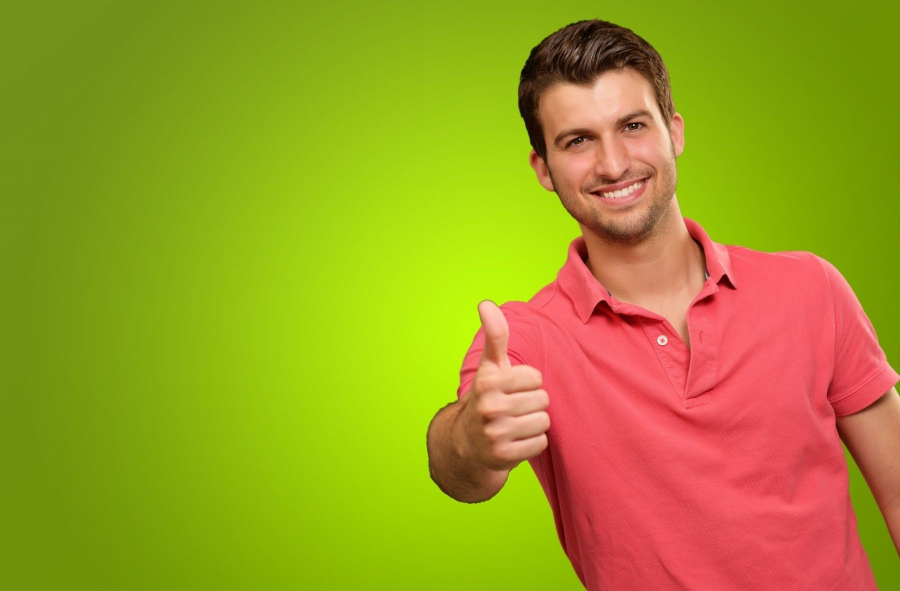
#> input picture PMMP_Lab2/image.jpg, 1800 x 1182 px (shown at 1/2 size)
$ python main.py
#> lines starting #> are read from the running program, lines starting #| are printed output that depends on the picture; after the words box and inside, x2 and y2 are one past the last pixel; in counts of white or black regions, pixels touching at a corner belong together
import cv2
import numpy as np


class MyOpenCv:
    def __init__(self):
        self.file_path = "image.jpg"
        self.image = cv2.imread(self.file_path)
#> self.image is the input picture: shape (1182, 1800, 3); mean B, G, R 35, 153.2, 158.5

    def save_image(self, image, file_path):
        if image is None:
            image = self.image
        if self.image is None:
            print("[ERROR] No image to save. Use load_image() to load an image first.")
            return
        cv2.imwrite(file_path, image)
        print(f"[OK] Image saved as {file_path}")

    def show_image(self, image, width=600, height=600, window_name="Loaded image"):
#> called with width = 600, height = 600, window_name = 'Loaded image'
        if image is None:
            image = self.image
        if self.image is None:
            print("[ERROR] No image loaded. Use load_image() to load an image.")
            return
        image_resized = cv2.resize(image, (width, height), interpolation=cv2.INTER_AREA)
        cv2.imshow(window_name, image_resized)
        cv2.waitKey(0)
        cv2.destroyAllWindows()

    def apply_linear_filter(self, kernel):
        result_image = cv2.filter2D(self.image, -1, kernel)
        return result_image

    def apply_blur(self, method="blur", kernel_size=5):
#> called with method = 'blur', kernel_size = 11
        if self.image is None:
            print("[ERROR] No image loaded. Use load_image() to load an image.")
            return None
        if method == "blur":
            result_image = cv2.blur(self.image, (kernel_size, kernel_size))
        elif method == "GaussianBlur":
            result_image = cv2.GaussianBlur(self.image, (kernel_size, kernel_size), 0)
        elif method == "medianBlur":
            result_image = cv2.medianBlur(self.image, kernel_size)
        else:
            print("[ERROR] Invalid blur method.")
            return None
        return result_image

    def apply_threshold(self, threshold=127, max_val=255, thresh_type=cv2.THRESH_BINARY):
#> called with threshold = 127, max_val = 255, thresh_type = 0
        gray_image = cv2.cvtColor(self.image, cv2.COLOR_BGR2GRAY)
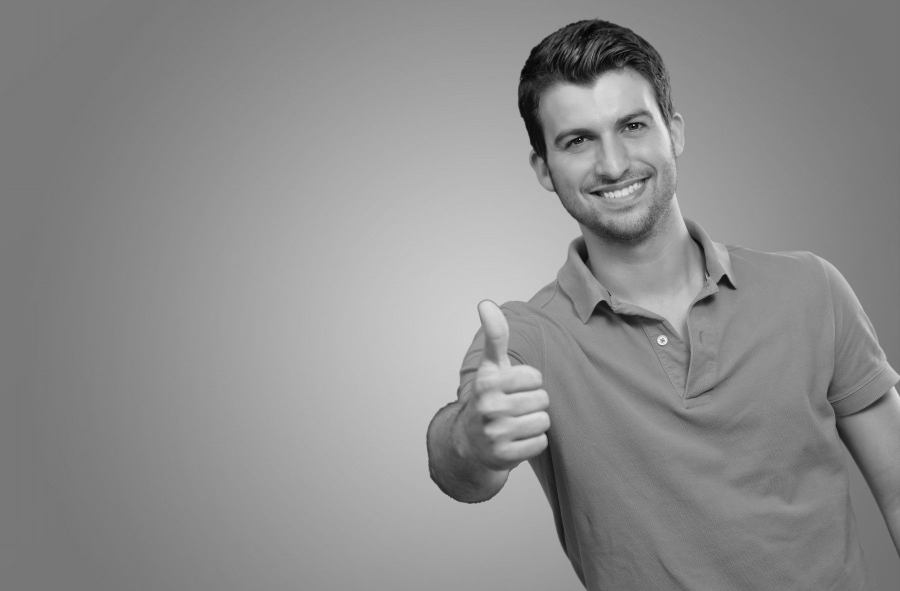
#> gray_image: shape (1182, 1800) (shown at 1/2 size); min 1, max 253, mean 141.3
        _, binary_image = cv2.threshold(gray_image, threshold, max_val, thresh_type)
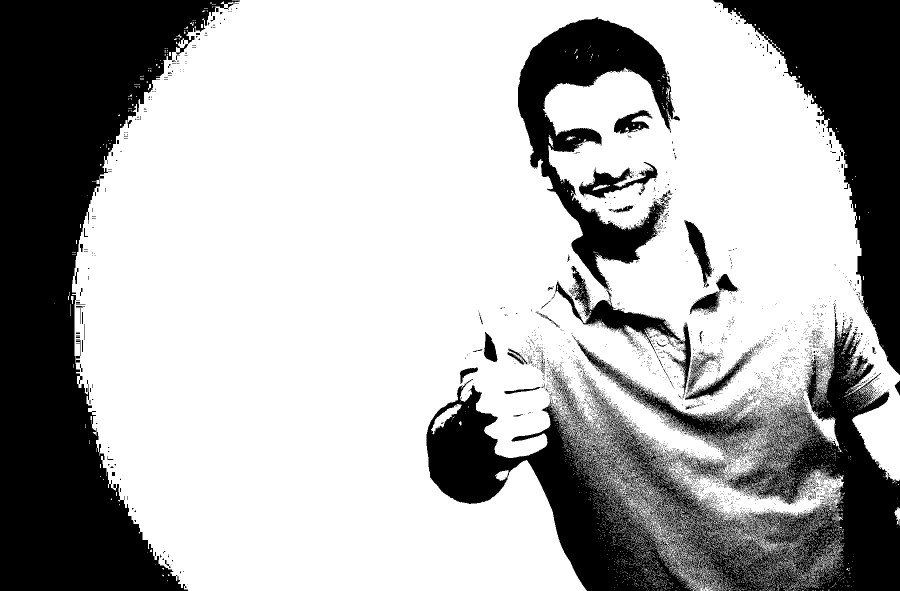
#> binary_image: shape (1182, 1800) (shown at 1/2 size); 68.3% white; 4267 black regions (4173 under 20 px), largest, box (x1, y1, x2, y2) and area: (0, 0, 480, 1182) 275021, (853, 636, 1800, 1182) 205645, (1427, 0, 1800, 750) 99676
        return binary_image

    def apply_erosion(self, kernel_size=5):
#> called with kernel_size = 5
        binary_image = self.apply_threshold()
        kernel = np.ones((kernel_size, kernel_size), np.uint8)
        result_image = cv2.erode(binary_image, kernel, iterations=1)
#> result_image: shape (1182, 1800); 60.7% white; 158 black regions, largest, box (x1, y1, x2, y2) and area: (851, 598, 1800, 1182) 319228, (0, 0, 482, 1182) 286133, (1425, 0, 1800, 752) 104671
        return result_image

    def apply_dilation(self, kernel_size=5):
#> called with kernel_size = 5
        binary_image = self.apply_threshold()
        kernel = np.ones((kernel_size, kernel_size), np.uint8)
        result_image = cv2.dilate(binary_image, kernel, iterations=1)
#> result_image: shape (1182, 1800); 76.3% white; 246 black regions (196 under 20 px), largest, box (x1, y1, x2, y2) and area: (0, 0, 462, 1182) 266085, (1430, 0, 1800, 746) 95597, (1038, 39, 1337, 568) 46738
        return result_image

    def apply_opening(self, kernel_size=5):
#> called with kernel_size = 5
        binary_image = self.apply_threshold()
        kernel = np.ones((kernel_size, kernel_size), np.uint8)
        result_image = cv2.morphologyEx(binary_image, cv2.MORPH_OPEN, kernel)
#> result_image: shape (1182, 1800); 63.6% white; 347 black regions (282 under 20 px), largest, box (x1, y1, x2, y2) and area: (853, 602, 1800, 1182) 296621, (0, 0, 480, 1182) 279273, (1427, 0, 1800, 750) 100745
        return result_image

    def apply_closing(self, kernel_size=5):
#> called with kernel_size = 5
        binary_image = self.apply_threshold()
        kernel = np.ones((kernel_size, kernel_size), np.uint8)
        result_image = cv2.morphologyEx(binary_image, cv2.MORPH_CLOSE, kernel)
#> result_image: shape (1182, 1800); 74.1% white; 126 black regions, largest, box (x1, y1, x2, y2) and area: (0, 0, 464, 1182) 272481, (1428, 0, 1800, 748) 98702, (853, 772, 1292, 1182) 54708
        return result_image

    def apply_gradient(self, kernel_size=5):
#> called with kernel_size = 5
        binary_image = self.apply_threshold()
        kernel = np.ones((kernel_size, kernel_size), np.uint8)
        result_image = cv2.morphologyEx(binary_image, cv2.MORPH_GRADIENT, kernel)
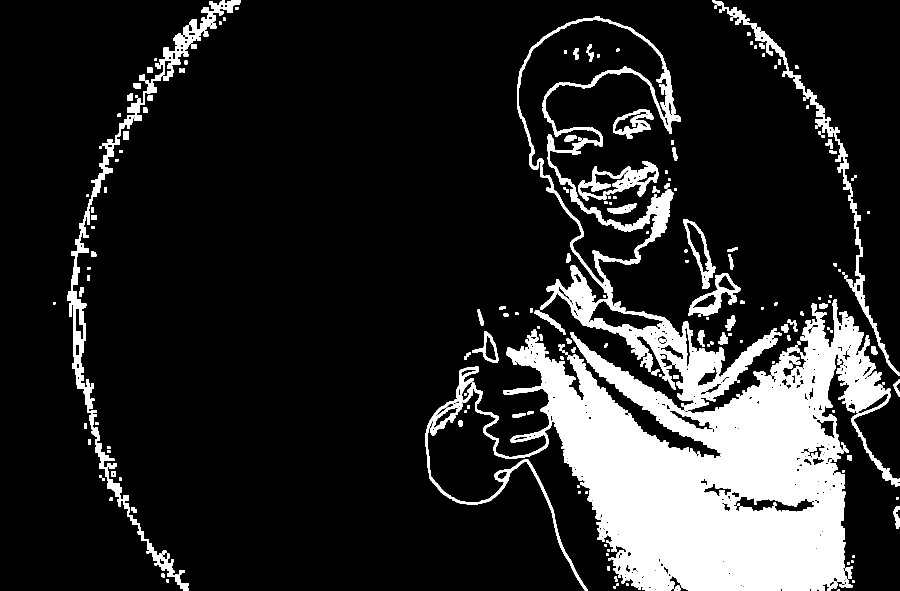
#> result_image: shape (1182, 1800) (shown at 1/2 size); 15.6% white; 238 white regions (1 under 20 px), largest, box (x1, y1, x2, y2) and area: (851, 598, 1800, 1182) 231202, (1034, 32, 1556, 821) 44364, (134, 0, 482, 1182) 18650
        return result_image

    def apply_adaptive_threshold(self, method="mean", block_size=11, c=2):
#> called with method = 'gaussian', block_size = 11, c = 2
        gray_image = cv2.cvtColor(self.image, cv2.COLOR_BGR2GRAY)
        if method == "mean":
            result_image = cv2.adaptiveThreshold(gray_image, 255, cv2.ADAPTIVE_THRESH_MEAN_C,
                                                 cv2.THRESH_BINARY, block_size, c)
        elif method == "gaussian":
            result_image = cv2.adaptiveThreshold(gray_image, 255, cv2.ADAPTIVE_THRESH_GAUSSIAN_C,
                                                 cv2.THRESH_BINARY, block_size, c)
#> result_image: shape (1182, 1800); 88.6% white; black in thin lines or dots
        else:
            print("[ERROR] Invalid adaptive threshold method.")
            return None
        return result_image

    def apply_erosion_adaptive(self, method="mean", block_size=11, c=2, kernel_size=5):
#> called with method = 'gaussian', block_size = 11, c = 2, kernel_size = 5
        binary_image = self.apply_adaptive_threshold(method, block_size, c)
        kernel = np.ones((kernel_size, kernel_size), np.uint8)
        result_image = cv2.erode(binary_image, kernel, iterations=1)
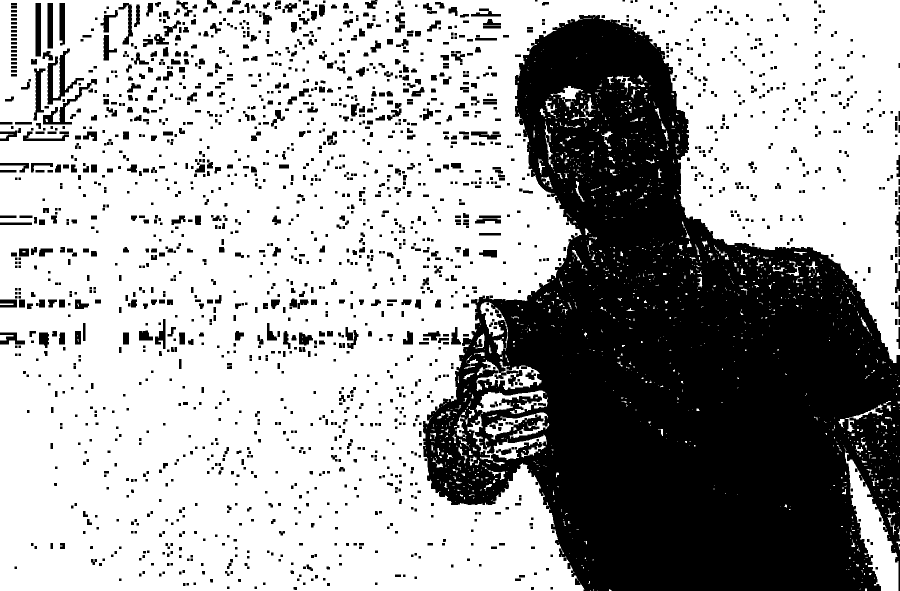
#> result_image: shape (1182, 1800) (shown at 1/2 size); 64.9% white; 1981 black regions (4 under 20 px), largest, box (x1, y1, x2, y2) and area: (846, 30, 1800, 1182) 625788, (95, 97, 168, 209) 2368, (86, 158, 194, 249) 1593
        return result_image

    def apply_dilation_adaptive(self, method="mean", block_size=11, c=2, kernel_size=5):
#> called with method = 'gaussian', block_size = 11, c = 2, kernel_size = 5
        binary_image = self.apply_adaptive_threshold(method, block_size, c)
        kernel = np.ones((kernel_size, kernel_size), np.uint8)
        result_image = cv2.dilate(binary_image, kernel, iterations=1)
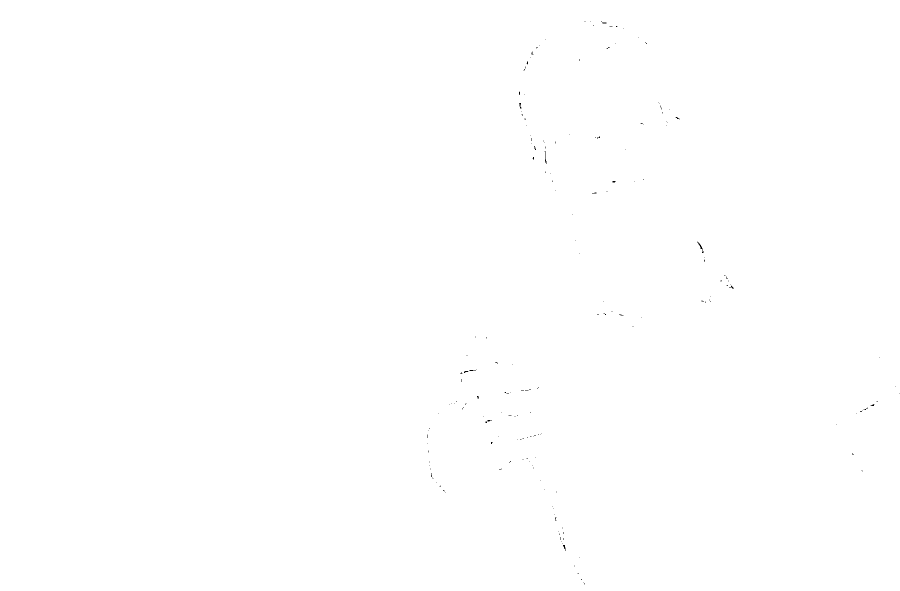
#> result_image: shape (1182, 1800) (shown at 1/2 size); 100% white; black in thin lines or dots, all inside (x1, y1, x2, y2) = (855, 42, 1800, 1169)
        return result_image


if __name__ == "__main__":
    cv = MyOpenCv()
    cv.show_image(cv.image)

    kernel_sharpen = np.array([[-1.0, -1.0, -1.0],
                               [-1.0,  9.0, -1.0],
                               [-1.0, -1.0, -1.0]], dtype=np.float32)

    kernel_emboss = np.array([[-2, -1, 0],
                              [-1, 1, 1],
                              [0, 1, 2]], dtype=np.float32)

    # Image generating
    image_linear_filter_sharpen = cv.apply_linear_filter(kernel_sharpen)
    image_linear_filter_emboss = cv.apply_linear_filter(kernel_emboss)

    image_blur = cv.apply_blur(method="blur", kernel_size=11)
    image_blur_gaussian = cv.apply_blur(method="GaussianBlur", kernel_size=11)
    image_blur_median = cv.apply_blur(method="medianBlur", kernel_size=11)

    image_binary = cv.apply_threshold(threshold=127, max_val=255, thresh_type=cv2.THRESH_BINARY)
    image_erosion = cv.apply_erosion(kernel_size=5)
    image_dilation = cv.apply_dilation(kernel_size=5)

    image_opening = cv.apply_opening(kernel_size=5)
    image_closing = cv.apply_closing(kernel_size=5)
    image_gradient = cv.apply_gradient(kernel_size=5)

    image_binary_adaptive = cv.apply_adaptive_threshold(method="gaussian", block_size=11, c=2)
    image_erosion_adaptive = cv.apply_erosion_adaptive(method="gaussian", block_size=11, c=2, kernel_size=5)
    image_dilation_adaptive = cv.apply_dilation_adaptive(method="gaussian", block_size=11, c=2, kernel_size=5)

    # Image showing
    cv.show_image(image_linear_filter_sharpen, window_name="Linear filter (sharpen)")
    cv.show_image(image_linear_filter_emboss, window_name="Linear filter (emboss)")
#> call 3 of show_image, with width = 600, height = 600, window_name = 'Linear filter (emboss)'
#> in show_image (call 3), `image_resized = cv2.resize(image, (width, height), interpolation=cv2.I..`:
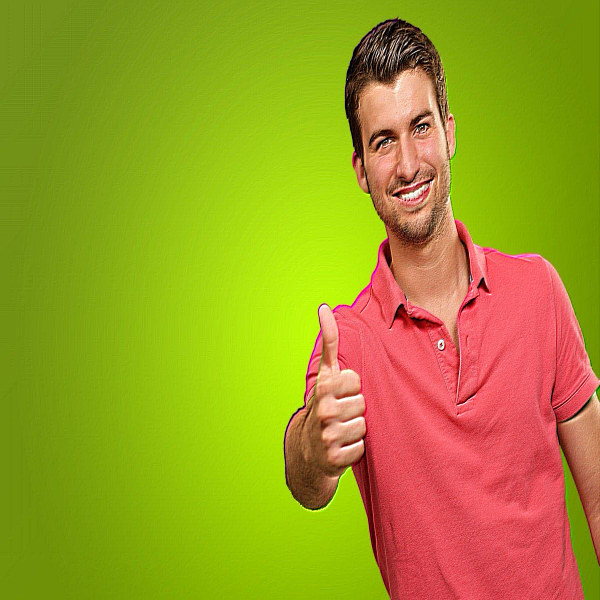
#> image_resized: shape (600, 600, 3); mean B, G, R 35.7, 153.4, 158

    cv.show_image(image_blur, window_name="Blur")
    cv.show_image(image_blur_gaussian, window_name="Gaussian Blur")
    cv.show_image(image_blur_median, window_name="Median Blur")

    cv.show_image(image_binary, window_name="Binary image (threshold)")
#> in show_image (call 7), `image_resized = cv2.resize(image, (width, height), interpolation=cv2.I..`:
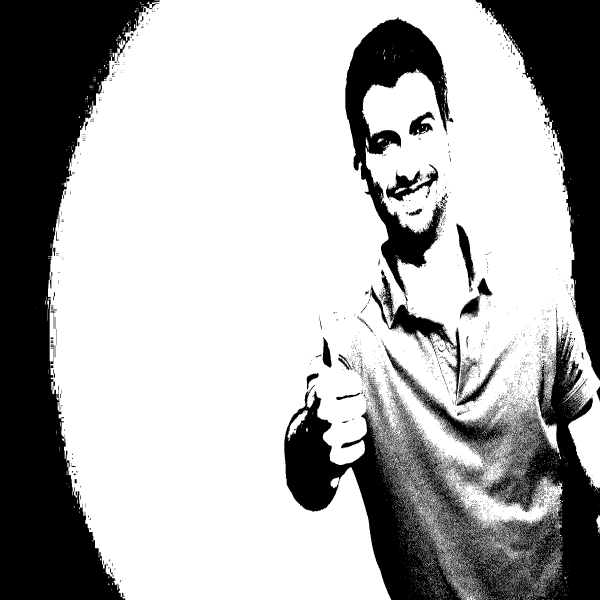
#> image_resized: shape (600, 600); min 0, max 255, mean 174.1
    cv.show_image(image_erosion, window_name="Erosion")
    cv.show_image(image_dilation, window_name="Dilation")

    cv.show_image(image_opening, window_name="Opening")
    cv.show_image(image_closing, window_name="Closing")
    cv.show_image(image_gradient, window_name="Gradient")

    cv.show_image(image_binary_adaptive, window_name="Binary image (adaptive)")
    cv.show_image(image_erosion_adaptive, window_name="Erosion (adaptive)")
    cv.show_image(image_dilation_adaptive, window_name="Dilation (adaptive)")

    # Image saving
    cv.save_image(image_linear_filter_sharpen, 'image_linear_filter_sharpen.jpg')
    cv.save_image(image_linear_filter_emboss, 'image_linear_filter_emboss.jpg')

    cv.save_image(image_blur, 'image_blur.jpg')
    cv.save_image(image_blur_gaussian, 'image_blur_gaussian.jpg')
    cv.save_image(image_blur_median, 'image_blur_median.jpg')

    cv.save_image(image_binary, 'image_binary.jpg')
    cv.save_image(image_erosion, 'image_erosion.jpg')
    cv.save_image(image_dilation, 'image_dilation.jpg')

    cv.save_image(image_opening, "image_opening.jpg")
    cv.save_image(image_closing, "image_closing.jpg")
    cv.save_image(image_gradient, "image_gradient.jpg")

    cv.save_image(image_binary_adaptive, 'image_binary_adaptive.jpg')
    cv.save_image(image_erosion_adaptive, 'image_erosion_adaptive.jpg')
    cv.save_image(image_dilation_adaptive, 'image_dilation_adaptive.jpg')
